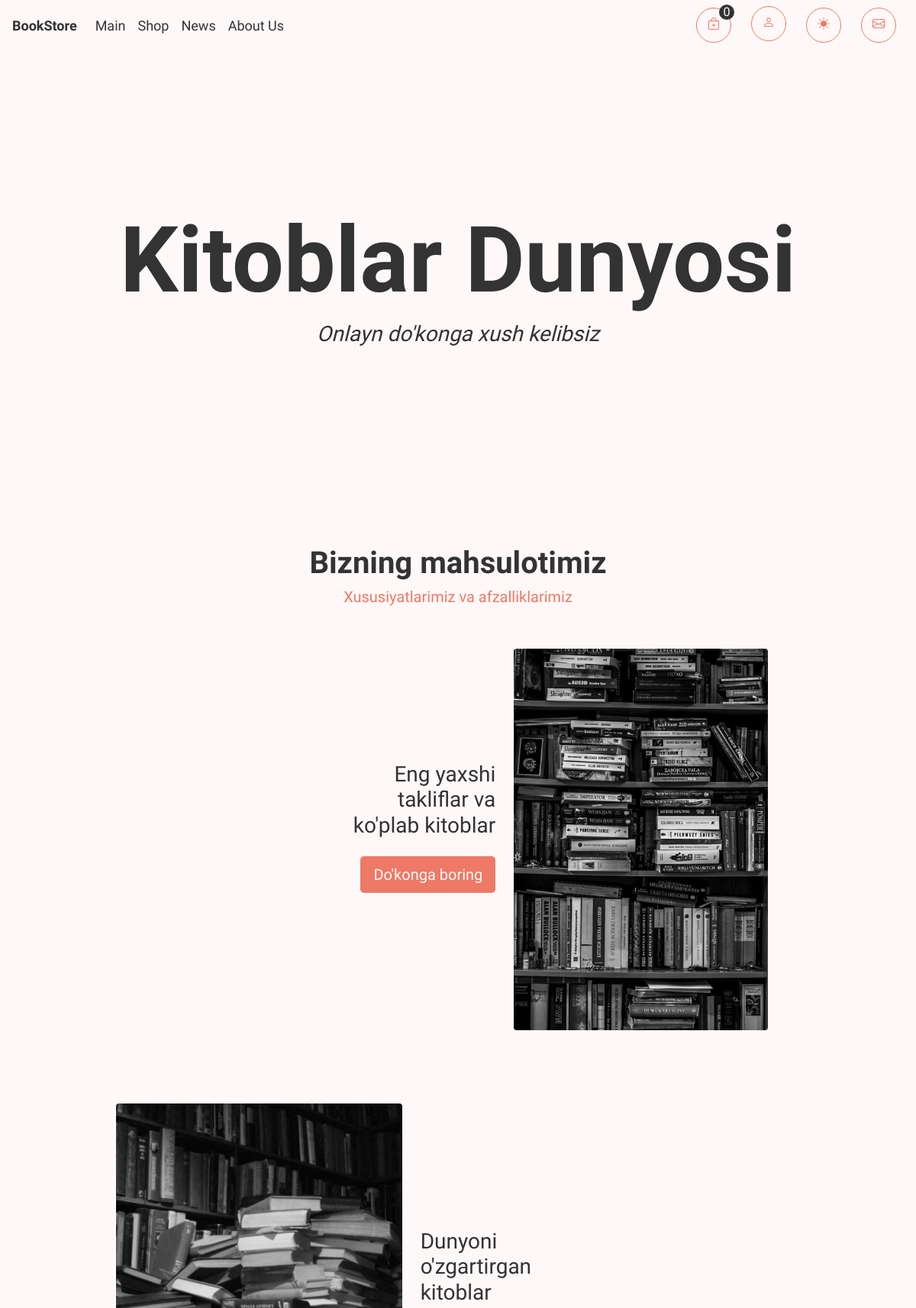
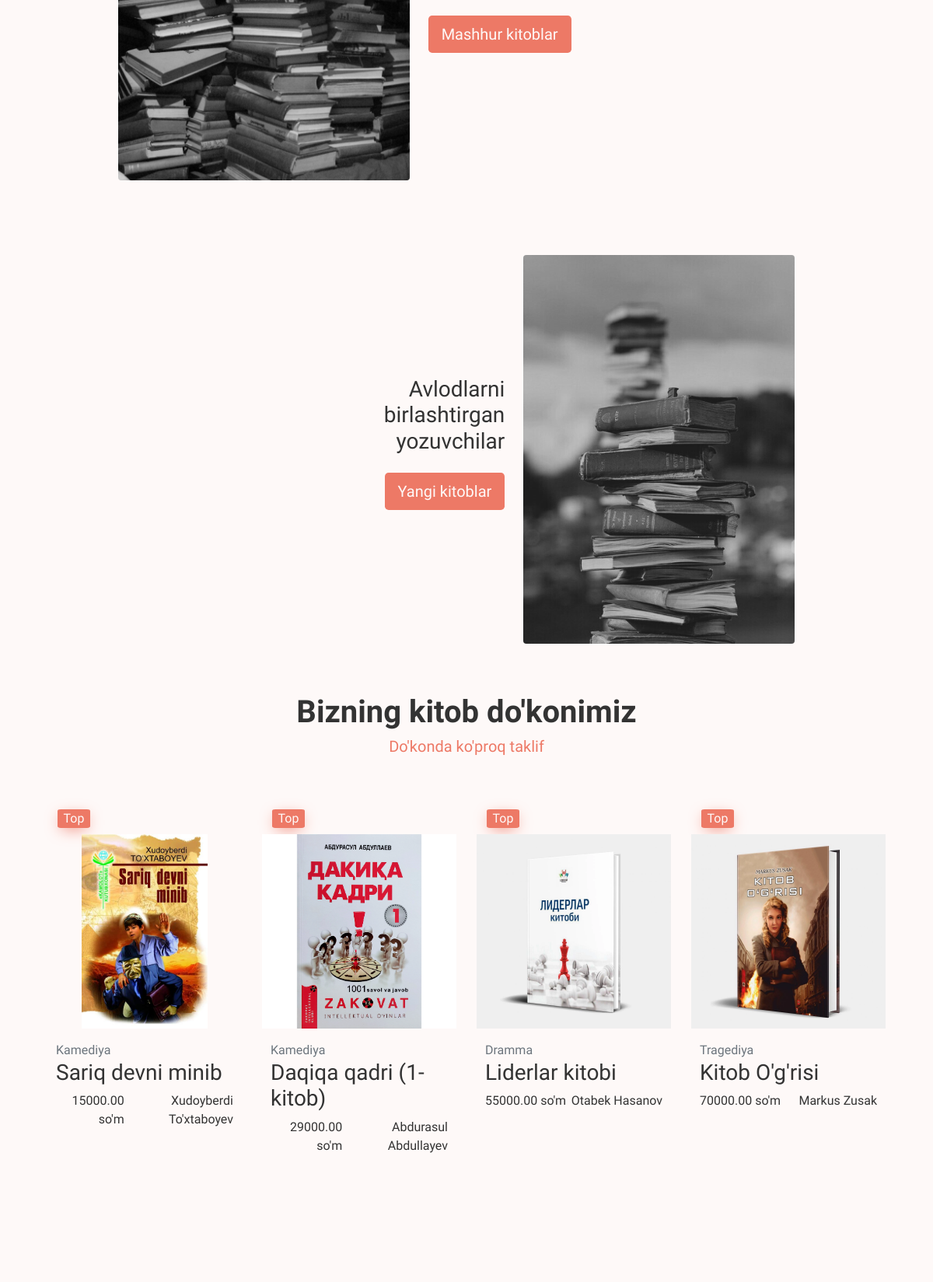
The page / (upper part) on the database its author committed (2 pictures, top to bottom).
### shop/models.py (models this page shows, shortened)
class Book(models.Model):
    title = models.CharField(max_length=100)
    mini_content = models.CharField(max_length=100, null=True)
    price = models.DecimalField(max_digits=7, decimal_places=2)
    slug_book = models.SlugField(max_length=255, unique=True, db_index=True, verbose_name="URL")
    author = models.ForeignKey('Authors', on_delete=models.PROTECT, null=True, default=None)
    genre = models.ForeignKey('Genres', on_delete=models.PROTECT, null=True, default=None)
    country = models.ForeignKey('Countries', on_delete=models.PROTECT, null=True, default=None)
    year_of_published = models.DateTimeField()
    content = models.TextField(blank=True)
    publisher = models.ForeignKey('Publisher', on_delete=models.PROTECT, null=True, default=None)
    number_of_pages = models.IntegerField()
    number_of_books = models.IntegerField()
    photo_of_book = models.ImageField(upload_to="books_photos/%Y/%m/%d/")
    class Meta:
        verbose_name_plural = 'Books'
    def get_popular_books(self, limit):
        return self.objects.all().select_related('author', 'genre', 'publisher').order_by('-number_of_books')[:limit]

class Genres(models.Model):
    name = models.CharField(max_length=100)
    photo = models.ImageField(upload_to="genre_photos/%Y/%m/%d/")
    info = models.TextField(blank=True)
    slug = models.SlugField(max_length=255, unique=True, db_index=True)
    def __str__(self):
        return self.name
    class Meta:
        verbose_name_plural = 'Genres'

class Authors(models.Model):
    name = models.CharField(max_length=100)
    photo = models.ImageField(upload_to="author_photos/%Y/%m/%d/")
    info = models.TextField(blank=True)
    slug = models.SlugField(max_length=255, unique=True, db_index=True)
    def __str__(self):
        return self.name
    class Meta:
        verbose_name_plural = 'Authors'
    def get_authors(self, limit):
        return self.objects.all()[:limit]

### main/views.py (the view)
# urls.py: path('', welcome_page, name='welcome'),
def welcome_page(request):
    authors = Authors.get_authors(Authors, 4)
    news = NewsService.get_news(3)
    books = Book.get_popular_books(Book, 8)
    book_sale = Book.objects.select_related('author', 'genre', 'publisher').get(pk=1)
    return render(request, 'main/welcome.html', {'books': books, 'book_sale': book_sale,
                                                 'news': news, 'authors': authors})

### news/news_services.py (called while the page is built)
    @staticmethod
    def get_news(limit: int):
        return News.objects.all().order_by('-time_update').only('title', 'mini_content', 'time_update',
                                                                'photo', 'slug_news')[:limit]

### shop/templatetags/shop_tags.py (called while the page is built, shortened)
@register.simple_tag(takes_context=True)
def load_user_info(context):
    request = context['request']
    if request.user.is_authenticated:
        customer = request.user.customer
        order, created = Order.objects.get_or_create(customer=customer, complete=False)
        items = order.orderitem_set.all().select_related('book', 'book__author')
        card_items = order.get_cart_items
    else:
        try:
            cart = json.loads(request.COOKIES['cart'])
        except KeyError:
            cart = {}
        card_items = 0
        order = {'get_cart_total': 0, 'get_cart_items': 0}
        items = []
    return {'items': items, 'order': order, 'card_items': card_items, }

### main/templates/main/welcome.html (shortened to what this page needs)
{% extends 'shop/layout.html' %}
{% load static %}
{% block content %}
<link rel="stylesheet" href="{% static 'main/css/welcome.css' %}">
<link rel="stylesheet" href="{% static 'shop/css/shop.css' %}">
<div class="container-welcome">
    <div class="container-fluid d-flex justify-content-center align-items-center" style="height: 600px; overflow: hidden;">
        <div class="mx-3 text-center" style="animation: news-change-two-percent 1.5s ease-in-out;">
            <h1 style="font-size: 10vw;"><strong>
                Kitoblar Dunyosi</strong></h1>
            <h3 style="font-style: italic;">Onlayn do'konga xush kelibsiz</h3>
        </div>
    </div>
    <div class="container-fluid">
        <div class="row mt-5 px-5">
            <div class="text-center animation-block">
                <h1><strong>Bizning mahsulotimiz</strong></h1>
                <h5 class="text-main-info">Xususiyatlarimiz va afzalliklarimiz</h5>
            </div>
            <div class="animation-block-right col-sm-8 offset-sm-4 mb-5 mt-5 animation-block">
                <div class="row position-relative">
                    <div class="col-sm-4 d-flex align-items-center mb-3 text-center text-md-end">
                        <div>
                            <h3>Eng yaxshi takliflar va ko'plab kitoblar
                            </h3>
                            <a class="btn btn-lg card-btn-cl mt-3 mb-3" href="{% url 'shop' %}">Do'konga boring</a>
                        </div>
                    </div>
                    <div class="col-sm-8">
                        <img class="rounded img-fluid benefit-img" src="{% static 'main/img/book-b1.jpg' %}">
                    </div>
                </div>
            </div>
            <div class="animation-block-left col-sm-8 mb-5 mt-5 animation-block">
                <div class="row position-relative">
                    <div class="col-sm-8">
                        <img class="rounded img-fluid benefit-img" src="{% static 'main/img/book-b2.jpg' %}" style="float: right;">
                    </div>
                    <div class="col-sm-4 d-flex align-items-center text-center text-md-start mb-3 mt-3">
                        <div>
                            <h3>
                                Dunyoni o'zgartirgan kitoblar</h3>
                            <a class="btn btn-lg card-btn-cl mt-3" href="{% url 'category' 'top' 1 %}">Mashhur kitoblar</a>
                        </div>
                    </div>
                </div>
            </div>
            <div class="animation-block-right col-sm-8 offset-sm-4 mb-5 mt-5 pb-3 animation-block">
                <div class="row position-relative">
                    <div class="col-sm-4 d-flex align-items-center text-center text-md-end mb-3">
                        <div>
                            <h3>Avlodlarni birlashtirgan yozuvchilar</h3>
                            <a class="btn btn-lg card-btn-cl mt-3" href="{% url 'category' 'new' 1 %}">Yangi kitoblar</a>
                        </div>
                    </div>
                    <div class="col-sm-8">
                        <img class="rounded img-fluid benefit-img" src="{% static 'main/img/book-b3.jpg' %}">
                    </div>
                </div>
            </div>
        </div>
    </div>
    <div class="container-fluid mb-5">
        <div class="text-center animation-block">
            <h1><strong>Bizning kitob do'konimiz</strong></h1>
            <h5 class="text-main-info">Do'konda ko'proq taklif<a class="text-decoration-none text-shop" href=""><strong></strong></a></h5>
        </div>
        <div class="row row-flex mx-n2 px-5 animation-block-top animation-block">
            {% for b in books %}
            <div class="col-lg-3 col-md-4 col-sm-6 px-2 mb-4 pt-5">
                <div class="card card-book-cl">
                {% if b.number_of_books >= 10 %}
                <span class="text-center badge-book">Top</span>
                {% elif b.number_of_books < 10 and b.number_of_books > 0 %}
                <span class="text-center badge-book" style="visibility: hidden;">1</span>
                {% elif b.number_of_books <= 0 %}
                <span class="text-center badge-none-book col-3 col-sm-6 col-md-6 col-lg-6 col-xl-5">Out Of Stock</span>
                {% endif %}
                <a href="{% url 'book' b.slug_book %}" class="d-block overflow-hidden card-book-img">
                    <img src="{{b.photo_of_book.url}}" class="img-card">
                </a>
                {% if b.number_of_books > 0 %}
                <div class="card-body">
                    <a href="{% url 'category' 'genre' b.genre.slug %}" class="text-muted card-link">{{b.genre}}</a>
                    <h3>
                        <a href="{% url 'book' b.slug_book %}" class="card-link">{{b.title}}</a>
                    </h3>
                    <div class="d-flex justify-content-between text-end">
                        <div>
                            <span>{{b.price}} so'm</span>
                        </div>
                        <a href="{% url 'category' 'author' b.author.slug %}" class="card-link">{{b.author}}</a>
                    </div>
                </div>
                {% endif %}
            </div>
            </div>
            {% endfor %}
        </div>
    </div>
</div>
{% endblock %}

### shop/static/shop/css/main.css (style rules this page uses)
:root { --primary-color: #fef9f8; --secondary-color: #333; --third-color: #f5eec2; --first-light-color: #ed7966; --first-light-color-hover: #d56c5b; --light-color-hover: #fdf1ef; --light-color-opacity: rgba(237, 121, 102, 0.85); }
html { visibility: hidden; overflow-x: hidden; }
body { background-color: var(--primary-color); color: var(--secondary-color); font-family: 'Work Sans', sans-serif; }
.text-main-info { color: var(--first-light-color); }
.btn { color: var(--secondary-color); text-decoration: none; }
.card-btn-cl { background-color: var(--first-light-color); color: #fef9f8; }

### main/static/main/css/welcome.css (style rules this page uses)
.benefit-img { height: 500px; }
.element-show { transition: 2s; }
.animation-block { opacity: 0; }
.animation-block-right { opacity: 0; transform: translatex(-100px); }
.animation-block-left { opacity: 0; transform: translatex(100px); }
.animation-block-top { opacity: 0; transform: translateY(-50px); }
.animation-block-right.element-show, .animation-block-left.element-show, .animation-block-top.element-show, .animation-block-bottom.element-show { transform: translatex(0); }

### shop/static/shop/css/shop.css (style rules this page uses)
.card-book-cl { background: var(--primary-color); border: none; }
.badge-book { max-width: 16%; margin-left: 7%; margin-bottom: 3%; margin-top: 5%; box-shadow: 0px 5px 20px -5px var(--first-light-color); background: var(--first-light-color); border-radius: 10%; color: #fef9f8; }
.card-book-img { margin: auto; }
.img-card { max-width: 100%; height: 250px; transition: ease all 0.4s; }
.card-link { text-decoration: none; color: var(--secondary-color); }

### rows shown on the page
Book: number_of_books "Top", photo_of_book (picture), genre "Kamediya", title "Sariq devni minib", price "15000.00", author "Xudoyberdi To'xtaboyev"
Book: number_of_books "Top", photo_of_book (picture), genre "Kamediya", title "Daqiqa qadri (1-kitob)", price "29000.00", author "Abdurasul Abdullayev"
Book: number_of_books "Top", photo_of_book (picture), genre "Dramma", title "Liderlar kitobi", price "55000.00", author "Otabek Hasanov"
Book: number_of_books "Top", photo_of_book (picture), genre "Tragediya", title "Kitob O'g'risi", price "70000.00", author "Markus Zusak"

### other values the page prints
{{ user_info.card_items }} "0"
